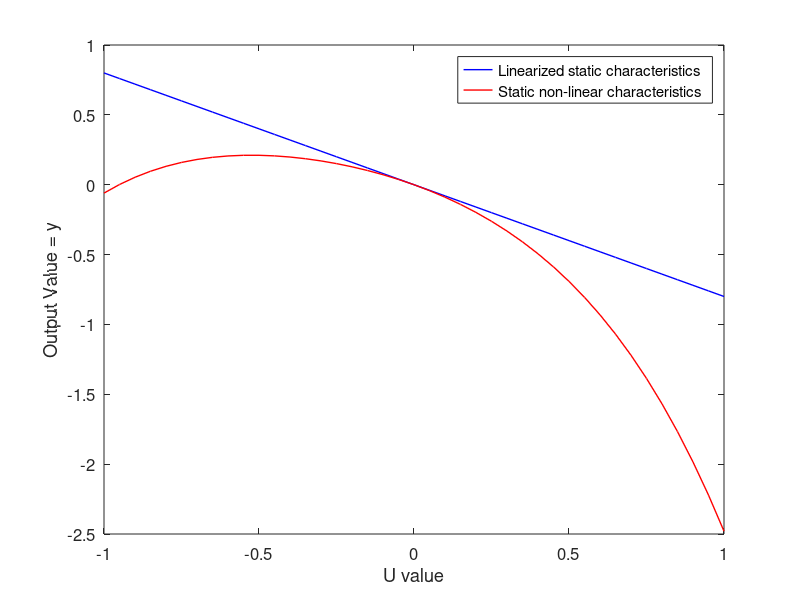

This chart was generated by the following MATLAB code:

a1 = -0.8;
a2 = -0.86;
a3 = -0.41;
a4 = -0.41;
K = 1;
u_1 = -1:0.05:1;
u_point = 0;
y = @(u,u_) K*(-a2 * u_.^2  - 2 * a3* u_.^3  - 3 * a4*u_.^4 + u*(a1+2*a2*u_ + 3*a3*u_.^2 + 4*a4*u_.^3))
plot(u_1, y(u_1,u_point),'Color','b','LineStyle','-', 'LineWidth',1);
hold on;
K = 1;
u_1 = -1:0.05:1;
y = @(u) -0.8*u -0.86*u.^2 -0.41*u.^3 -0.41 *u.^4;
plot(u_1, y(u_1),'Color','r','LineStyle','-', 'LineWidth',1);
xlabel("U value")
ylabel("Output Value = y")
legend("Linearized static characteristics", "Static non-linear characteristics ")
set(gca,'fontsize', 12)
hold off;
print('zad3_2.png','-dpng','-r400')